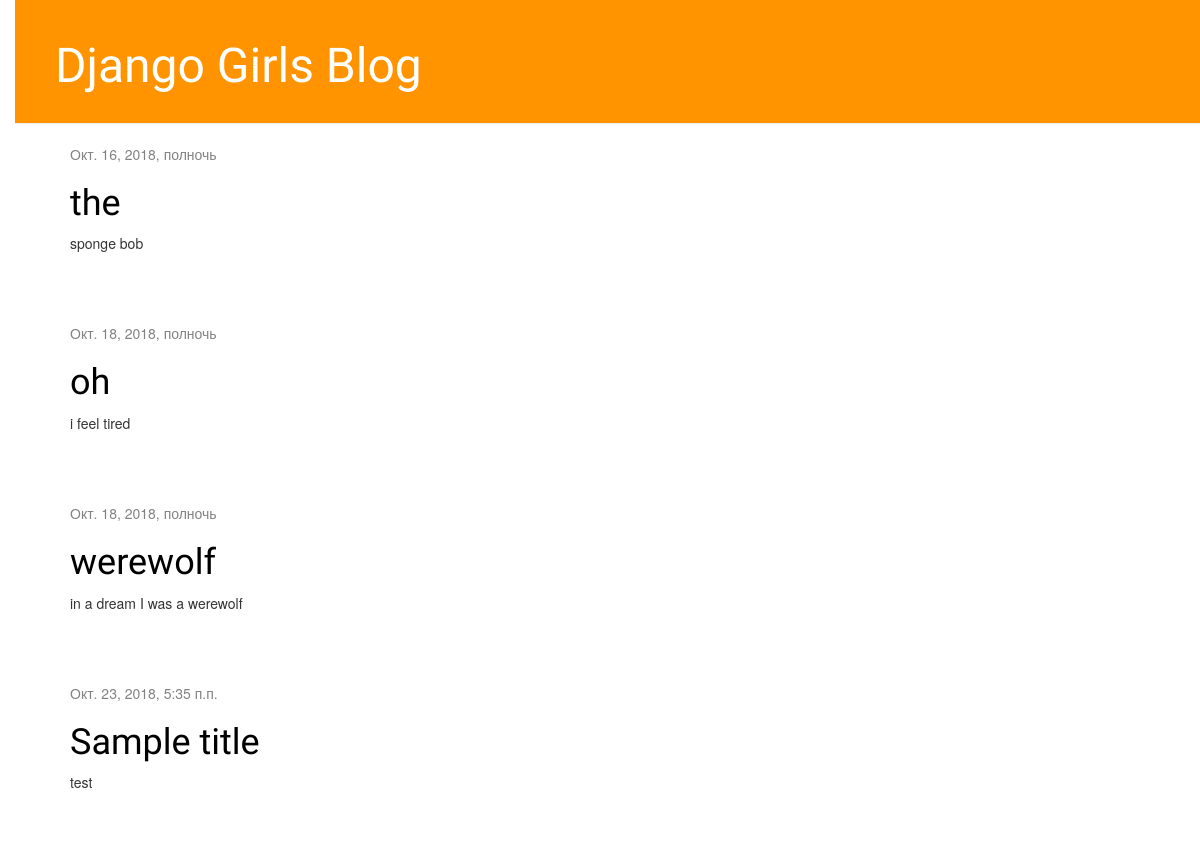
The app's page /, older data.
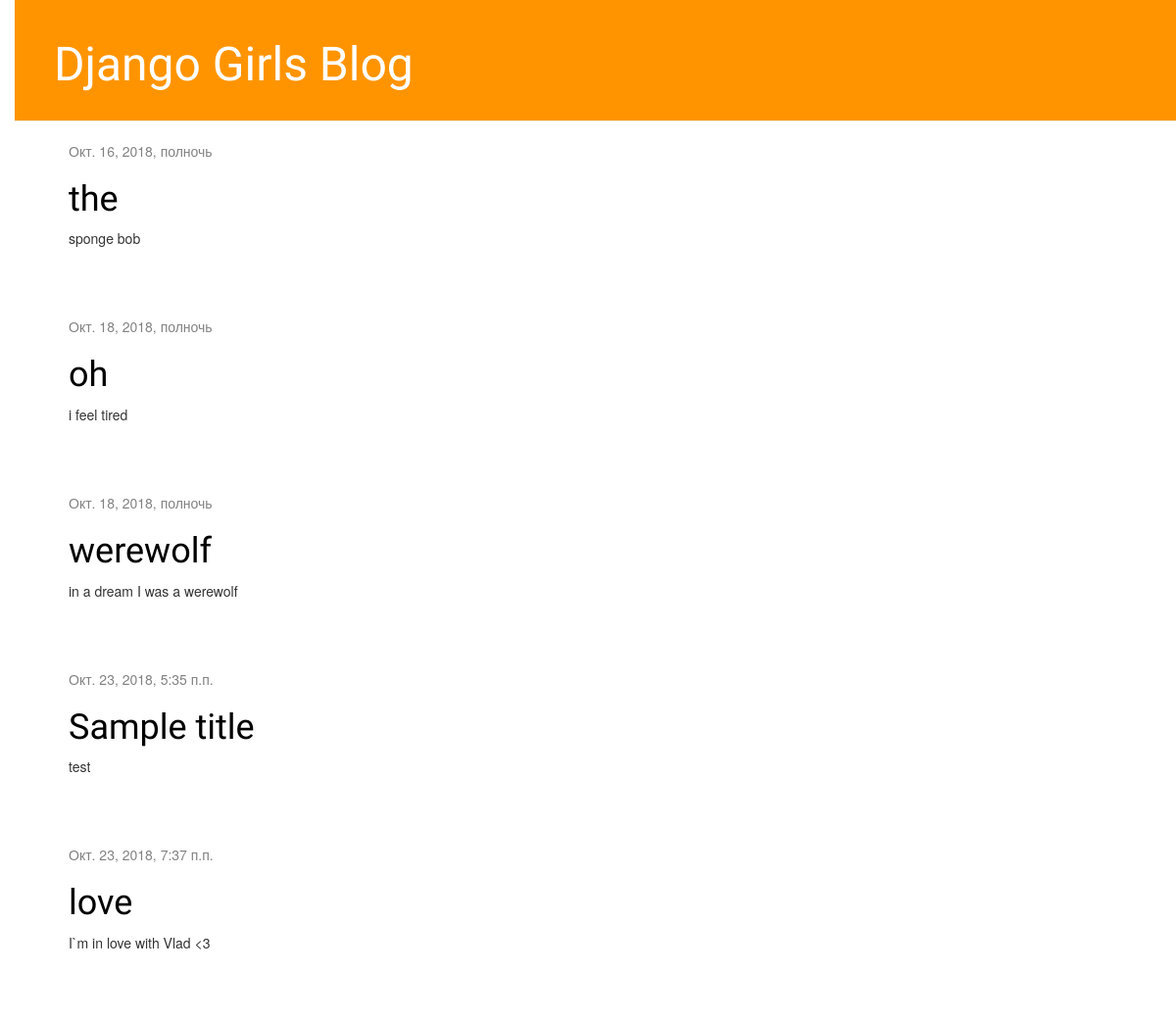
The same page, newer data.
### blog/models.py (models this page shows, shortened)
class Post(models.Model):
    author = models.ForeignKey('auth.User', on_delete=models.CASCADE)
    title = models.CharField(max_length=200)
    text = models.TextField()
    created_date = models.DateTimeField(default=timezone.now)
    published_date = models.DateTimeField(blank=True, null=True)

### blog/views.py (the view)
# urls.py: url(r'^$', views.post_list, name='post_list'),
def post_list(request):
    posts=Post.objects.filter(published_date__lte=timezone.now()).order_by('published_date')
    return render(request, 'blog/post_list.html', {'posts':posts})

### blog/templates/blog/post_list.html
{% extends 'blog/base.html' %}
{% block content %}
    {% for post in posts %}
        <div class="post">
            <div class="date">
                {{ post.published_date }}
            </div>
            <h1><a href="{% url 'post_detail' pk=post.pk %}">{{ post.title }}</a></h1>
            <p>{{ post.text|linebreaksbr }}</p>
        </div>
    {% endfor %}
{% endblock %}

Row changes from the older to the newer data that the page shows:
added Post: published_date "Окт. 23, 2018, 7:37 п.п.", title "love", text "I`m in love with Vlad <3"
